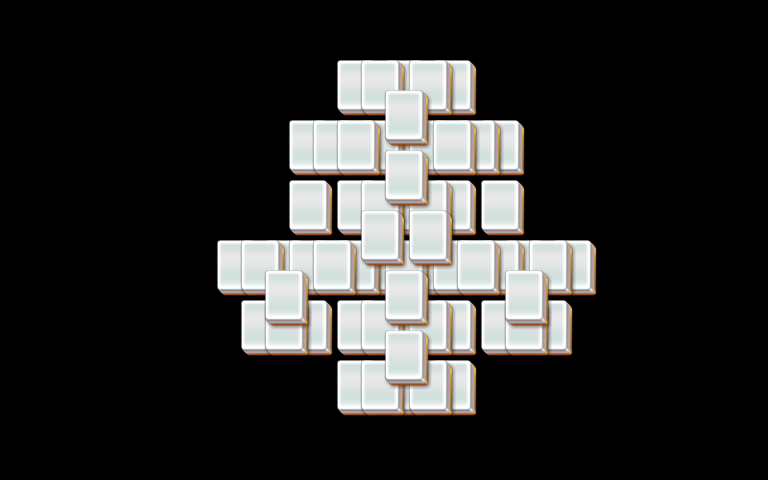

This game map was drawn from its Tiled (.tmx) file and the tilesets committed beside it. A one-line description and the trimmed map source follow:
An orthogonal 32x16 tile map with 24x30 px tiles, 5 tile layers (layer1, layer2, layer3, layer4, ...).

<map version="1.0" orientation="orthogonal" width="32" height="16" tilewidth="24" tileheight="30">
 <properties>
  <property name="species" value="10" />
 </properties>
 <tileset firstgid="1" name="mahjong" tilewidth="48" tileheight="60">
  <image source="mahjong.png" />
 </tileset>
 <layer name="layer1" width="32" height="16">
  <data>[512 cells, 31 non-empty, 1 distinct tile ids]</data>
 </layer>
 <layer name="layer2" width="32" height="16">
  <data>[512 cells, 21 non-empty, 1 distinct tile ids]</data>
 </layer>
 <layer name="layer3" width="32" height="16">
  <data>[512 cells, 12 non-empty, 1 distinct tile ids]</data>
 </layer>
 <layer name="layer4" width="32" height="16">
  <data>[512 cells, 0 non-empty, 0 distinct tile ids]</data>
 </layer>
 <layer name="layer5" width="32" height="16">
  <data>[512 cells, 0 non-empty, 0 distinct tile ids]</data>
 </layer>
</map>
